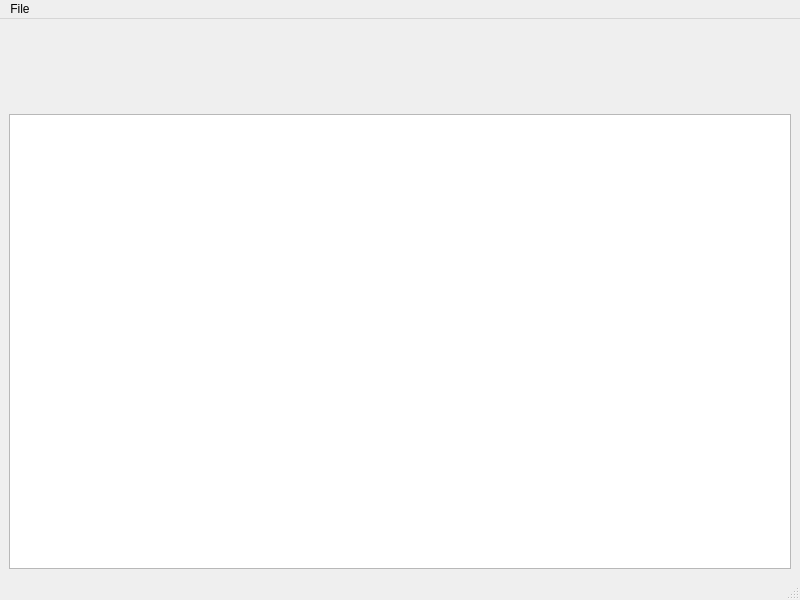
<?xml version="1.0" encoding="UTF-8"?>
<ui version="4.0">
 <class>MainWindow</class>
 <widget class="QMainWindow" name="MainWindow">
  <property name="geometry">
   <rect>
    <x>0</x>
    <y>0</y>
    <width>800</width>
    <height>600</height>
   </rect>
  </property>
  <property name="windowTitle">
   <string>(mini) HTTP server</string>
  </property>
  <widget class="QWidget" name="centralwidget">
   <layout class="QVBoxLayout" name="verticalLayout">
    <item>
     <widget class="QLabel" name="labelStatus">
      <property name="minimumSize">
       <size>
        <width>0</width>
        <height>80</height>
       </size>
      </property>
      <property name="text">
       <string/>
      </property>
     </widget>
    </item>
    <item>
     <widget class="QPlainTextEdit" name="plainTextEdit"/>
    </item>
   </layout>
  </widget>
  <widget class="QMenuBar" name="menubar">
   <property name="geometry">
    <rect>
     <x>0</x>
     <y>0</y>
     <width>800</width>
     <height>19</height>
    </rect>
   </property>
   <widget class="QMenu" name="menuFile">
    <property name="title">
     <string>File</string>
    </property>
    <addaction name="actionSet_Directory"/>
    <addaction name="actionExit"/>
   </widget>
   <addaction name="menuFile"/>
  </widget>
  <widget class="QStatusBar" name="statusbar"/>
  <action name="actionSet_Directory">
   <property name="text">
    <string>Set Directory</string>
   </property>
  </action>
  <action name="actionExit">
   <property name="text">
    <string>Exit</string>
   </property>
  </action>
 </widget>
 <resources/>
 <connections/>
</ui>
